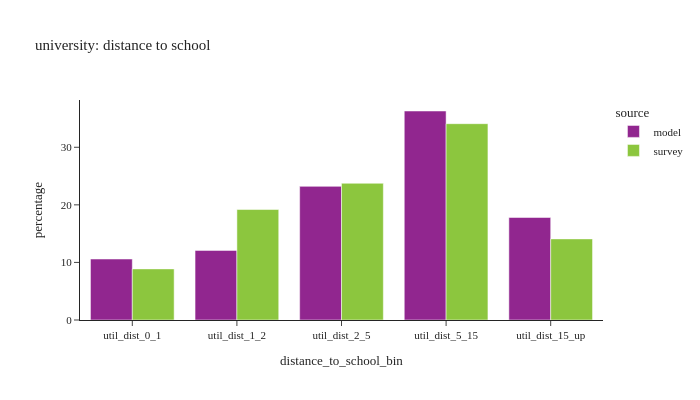
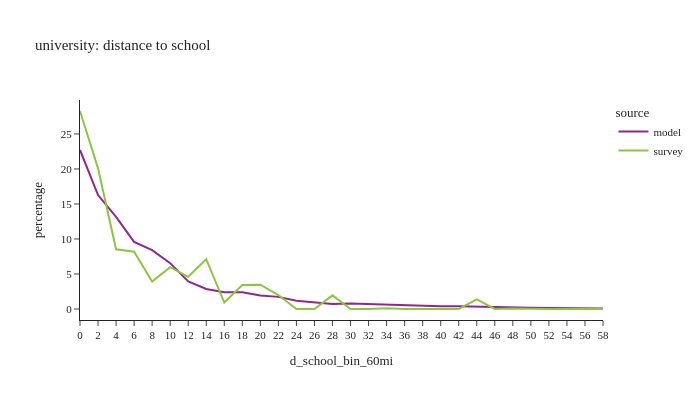

Notebook source saved alongside these figures, in order:
### Code cell
# distance to school: university
plot_distance(per_data,'is_university',"university: distance to school")

### Figure 1 — Plotly figure (JSON) as saved in the notebook; plotly's stock layout.template omitted (floating-point values rounded to 4 significant figures)
{"data": [{"alignmentgroup": "True", "hovertemplate": "source=model<br>distance_to_school_bin=%{x}<br>percentage=%{y}<extra></extra>", "legendgroup": "model", "marker": {"color": "#91268F", "pattern": {"shape": ""}}, "name": "model", "offsetgroup": "model", "orientation": "v", "showlegend": true, "textposition": "auto", "type": "bar", "x": ["util_dist_0_1", "util_dist_1_2", "util_dist_2_5", "util_dist_5_15", "util_dist_15_up"], "xaxis": "x", "y": [10.59, 12.09, 23.21, 36.3, 17.81], "yaxis": "y"}, {"alignmentgroup": "True", "hovertemplate": "source=survey<br>distance_to_school_bin=%{x}<br>percentage=%{y}<extra></extra>", "legendgroup": "survey", "marker": {"color": "#8CC63E", "pattern": {"shape": ""}}, "name": "survey", "offsetgroup": "survey", "orientation": "v", "showlegend": true, "textposition": "auto", "type": "bar", "x": ["util_dist_0_1", "util_dist_1_2", "util_dist_2_5", "util_dist_5_15", "util_dist_15_up"], "xaxis": "x", "y": [8.878, 19.19, 23.75, 34.1, 14.09], "yaxis": "y"}], "layout": {"barmode": "group", "font": {"size": 11}, "height": 400, "legend": {"title": {"text": "source"}, "tracegroupgap": 0}, "title": {"text": "university: distance to school"}, "width": 700, "xaxis": {"anchor": "y", "domain": [0.0, 1.0], "title": {"text": "distance_to_school_bin"}}, "yaxis": {"anchor": "x", "domain": [0.0, 1.0], "title": {"text": "percentage"}}}}

### Figure 2 — Plotly figure (JSON) as saved in the notebook; plotly's stock layout.template omitted (floating-point values rounded to 4 significant figures)
{"data": [{"hovertemplate": "source=model<br>d_school_bin_60mi=%{x}<br>percentage=%{y}<extra></extra>", "legendgroup": "model", "line": {"color": "#91268F", "dash": "solid"}, "marker": {"symbol": "circle"}, "mode": "lines", "name": "model", "orientation": "v", "showlegend": true, "type": "scatter", "x": ["0", "2", "4", "6", "8", "10", "12", "14", "16", "18", "20", "22", "24", "26", "28", "30", "32", "34", "36", "38", "40", "42", "44", "46", "48", "50", "52", "54", "56", "58"], "xaxis": "x", "y": [22.71, 16.28, 13.15, 9.576, 8.405, 6.545, 3.939, 2.862, 2.407, 2.4, 1.942, 1.732, 1.165, 0.9371, 0.7062, 0.7955, 0.7037, 0.6245, 0.5434, 0.3968, 0.4099, 0.3912, 0.3157, 0.2839, 0.2689, 0.1678, 0.1385, 0.08048, 0.06988, 0.05553], "yaxis": "y"}, {"hovertemplate": "source=survey<br>d_school_bin_60mi=%{x}<br>percentage=%{y}<extra></extra>", "legendgroup": "survey", "line": {"color": "#8CC63E", "dash": "solid"}, "marker": {"symbol": "circle"}, "mode": "lines", "name": "survey", "orientation": "v", "showlegend": true, "type": "scatter", "x": ["0", "2", "4", "6", "8", "10", "12", "14", "16", "18", "20", "22", "24", "26", "28", "30", "32", "34", "36", "38", "40", "42", "44", "46", "48", "50", "52", "54", "56", "58"], "xaxis": "x", "y": [28.28, 20.08, 8.523, 8.186, 3.92, 5.974, 4.604, 7.112, 0.9262, 3.418, 3.466, 1.99, 0.0, 0.0, 1.952, 0.0, 0.0, 0.09969, 0.01396, 0.0, 0.0, 0.0, 1.372, 0.0, 0.08098, 0.0, 0.0, 0.0, 0.0, 0.0], "yaxis": "y"}], "layout": {"font": {"size": 11}, "height": 400, "legend": {"title": {"text": "source"}, "tracegroupgap": 0}, "title": {"text": "university: distance to school"}, "width": 700, "xaxis": {"anchor": "y", "domain": [0.0, 1.0], "title": {"text": "d_school_bin_60mi"}}, "yaxis": {"anchor": "x", "domain": [0.0, 1.0], "title": {"text": "percentage"}}}}
